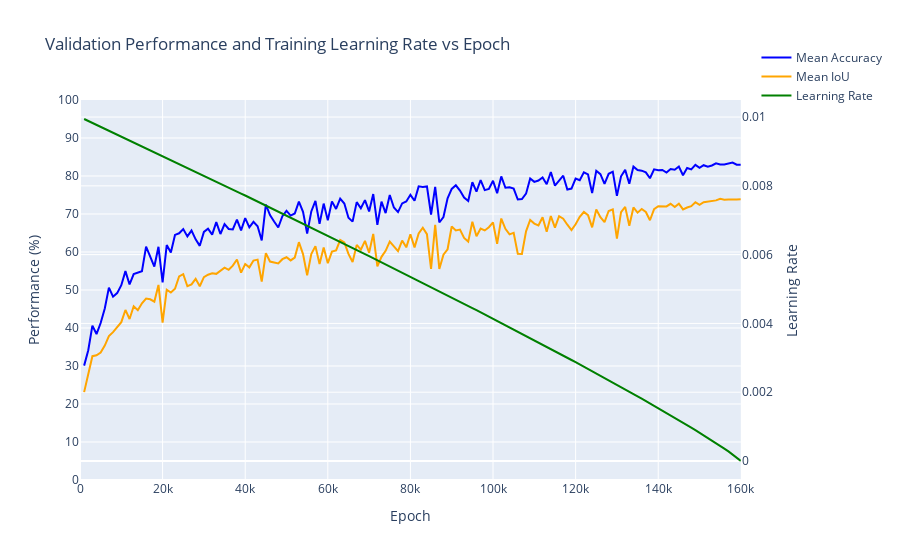

Notebook code cell kept with this figure:
### Code cell
# Ablation 07, SEBNet BaselineDHead SGD, Scratch, Batch Size 6, OHEM Cross Entropy - 73.90 Best mIoU
log_file_path = '/home/robert.breslin/alessandro/paper_2/mmsegmentation/work_dirs/sebnet_baseline-d-head_1xb6_cityscapes/20250825_134116/20250825_134116.log'
epochs, mIoU, mAcc, lrs = parse_log_file(log_file_path)
plot_accuracies_and_lr_interactive(epochs, mAcc, mIoU, lrs, [0,160000])

### Figure 1 — Plotly figure (JSON) as saved in the notebook; plotly's stock layout.template omitted (floating-point values rounded to 4 significant figures; data arrays with more than 128 entries replaced by an {"elided": "..."} marker saying what was removed)
{"data": [{"line": {"color": "blue"}, "name": "Mean Accuracy", "type": "scatter", "x": {"elided": "160 int values"}, "xaxis": "x", "y": {"elided": "160 float values"}, "yaxis": "y"}, {"line": {"color": "orange"}, "name": "Mean IoU", "type": "scatter", "x": {"elided": "160 int values"}, "xaxis": "x", "y": {"elided": "160 float values"}, "yaxis": "y"}, {"line": {"color": "green"}, "name": "Learning Rate", "type": "scatter", "x": {"elided": "160 int values"}, "xaxis": "x", "y": {"elided": "160 float values"}, "yaxis": "y2"}], "layout": {"hovermode": "x unified", "legend": {"x": 1.15, "xanchor": "right", "y": 1.15, "yanchor": "top"}, "title": {"text": "Validation Performance and Training Learning Rate vs Epoch"}, "xaxis": {"anchor": "y", "domain": [0, 0.94], "range": [0, 160000], "title": {"text": "Epoch"}}, "yaxis": {"anchor": "x", "domain": [0, 1], "dtick": 10, "range": [0, 100], "title": {"text": "Performance (%)"}}, "yaxis2": {"anchor": "x", "overlaying": "y", "side": "right", "title": {"text": "Learning Rate"}}}}
